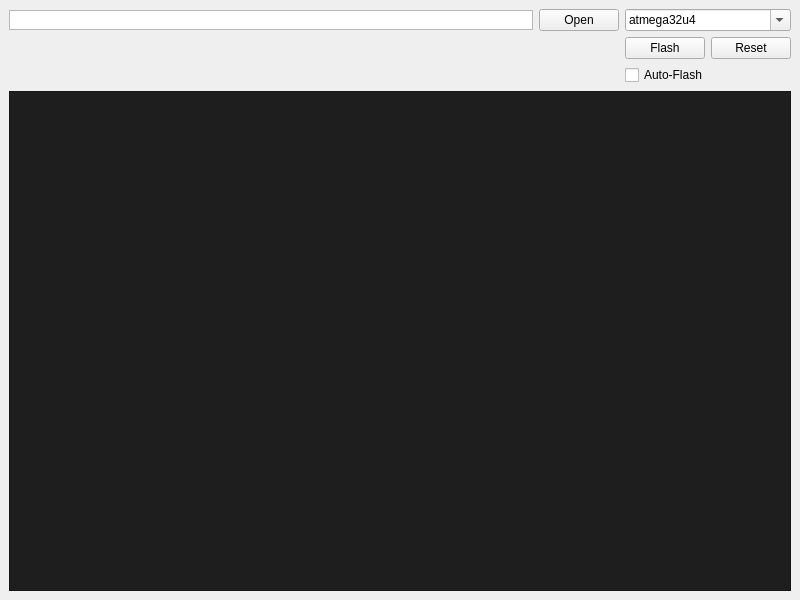
<?xml version="1.0" encoding="UTF-8"?>
<ui version="4.0">
 <class>MainWindow</class>
 <widget class="QMainWindow" name="MainWindow">
  <property name="geometry">
   <rect>
    <x>0</x>
    <y>0</y>
    <width>800</width>
    <height>600</height>
   </rect>
  </property>
  <property name="minimumSize">
   <size>
    <width>800</width>
    <height>600</height>
   </size>
  </property>
  <property name="windowTitle">
   <string>QMK PYBOX</string>
  </property>
  <widget class="QWidget" name="centralwidget">
   <layout class="QVBoxLayout" name="verticalLayout_5">
    <item>
     <layout class="QHBoxLayout" name="horizontalLayout_4">
      <item>
       <layout class="QVBoxLayout" name="verticalLayout_3">
        <item>
         <layout class="QHBoxLayout" name="horizontalLayout_3">
          <item>
           <widget class="QPlainTextEdit" name="file">
            <property name="maximumSize">
             <size>
              <width>16777215</width>
              <height>20</height>
             </size>
            </property>
            <property name="verticalScrollBarPolicy">
             <enum>Qt::ScrollBarAlwaysOff</enum>
            </property>
            <property name="horizontalScrollBarPolicy">
             <enum>Qt::ScrollBarAlwaysOff</enum>
            </property>
           </widget>
          </item>
          <item>
           <widget class="QPushButton" name="openButton">
            <property name="text">
             <string>Open</string>
            </property>
           </widget>
          </item>
         </layout>
        </item>
        <item>
         <spacer name="verticalSpacer">
          <property name="orientation">
           <enum>Qt::Vertical</enum>
          </property>
          <property name="sizeType">
           <enum>QSizePolicy::MinimumExpanding</enum>
          </property>
          <property name="sizeHint" stdset="0">
           <size>
            <width>20</width>
            <height>40</height>
           </size>
          </property>
         </spacer>
        </item>
       </layout>
      </item>
      <item>
       <layout class="QVBoxLayout" name="verticalLayout">
        <item>
         <widget class="QComboBox" name="mcuList">
          <property name="editable">
           <bool>true</bool>
          </property>
          <item>
           <property name="text">
            <string>atmega32u4</string>
           </property>
          </item>
          <item>
           <property name="text">
            <string>at90usb1286</string>
           </property>
          </item>
          <item>
           <property name="text">
            <string>atmega32u2</string>
           </property>
          </item>
          <item>
           <property name="text">
            <string>atmega16u2</string>
           </property>
          </item>
         </widget>
        </item>
        <item>
         <layout class="QHBoxLayout" name="horizontalLayout">
          <item>
           <widget class="QPushButton" name="flashButton">
            <property name="text">
             <string>Flash</string>
            </property>
           </widget>
          </item>
          <item>
           <widget class="QPushButton" name="resetButton">
            <property name="text">
             <string>Reset</string>
            </property>
           </widget>
          </item>
         </layout>
        </item>
        <item>
         <widget class="QCheckBox" name="afBox">
          <property name="text">
           <string>Auto-Flash</string>
          </property>
         </widget>
        </item>
       </layout>
      </item>
     </layout>
    </item>
    <item>
     <widget class="QTextBrowser" name="log">
      <property name="minimumSize">
       <size>
        <width>0</width>
        <height>500</height>
       </size>
      </property>
      <property name="maximumSize">
       <size>
        <width>16777215</width>
        <height>16777215</height>
       </size>
      </property>
      <property name="font">
       <font>
        <pointsize>12</pointsize>
       </font>
      </property>
      <property name="mouseTracking">
       <bool>false</bool>
      </property>
      <property name="autoFillBackground">
       <bool>true</bool>
      </property>
      <property name="styleSheet">
       <string notr="true">background-color:rgb(30, 30, 30);
color: rgb(230, 230, 230);
</string>
      </property>
      <property name="html">
       <string>&lt;!DOCTYPE HTML PUBLIC &quot;-//W3C//DTD HTML 4.0//EN&quot; &quot;http://www.w3.org/TR/REC-html40/strict.dtd&quot;&gt;
&lt;html&gt;&lt;head&gt;&lt;meta name=&quot;qrichtext&quot; content=&quot;1&quot; /&gt;&lt;style type=&quot;text/css&quot;&gt;
p, li { white-space: pre-wrap; }
&lt;/style&gt;&lt;/head&gt;&lt;body style=&quot; font-family:'MS Shell Dlg 2'; font-size:12pt; font-weight:400; font-style:normal;&quot;&gt;
&lt;p style=&quot;-qt-paragraph-type:empty; margin-top:0px; margin-bottom:0px; margin-left:0px; margin-right:0px; -qt-block-indent:0; text-indent:0px;&quot;&gt;&lt;br /&gt;&lt;/p&gt;&lt;/body&gt;&lt;/html&gt;</string>
      </property>
     </widget>
    </item>
   </layout>
   <zorder>horizontalLayoutWidget_3</zorder>
   <zorder>file</zorder>
   <zorder>log</zorder>
  </widget>
 </widget>
 <resources/>
 <connections>
  <connection>
   <sender>flashButton</sender>
   <signal>clicked()</signal>
   <receiver>log</receiver>
   <slot>reload()</slot>
   <hints>
    <hint type="sourcelabel">
     <x>654</x>
     <y>46</y>
    </hint>
    <hint type="destinationlabel">
     <x>637</x>
     <y>258</y>
    </hint>
   </hints>
  </connection>
  <connection>
   <sender>resetButton</sender>
   <signal>clicked()</signal>
   <receiver>log</receiver>
   <slot>reload()</slot>
   <hints>
    <hint type="sourcelabel">
     <x>735</x>
     <y>47</y>
    </hint>
    <hint type="destinationlabel">
     <x>741</x>
     <y>182</y>
    </hint>
   </hints>
  </connection>
  <connection>
   <sender>openButton</sender>
   <signal>clicked()</signal>
   <receiver>log</receiver>
   <slot>reload()</slot>
   <hints>
    <hint type="sourcelabel">
     <x>586</x>
     <y>26</y>
    </hint>
    <hint type="destinationlabel">
     <x>496</x>
     <y>147</y>
    </hint>
   </hints>
  </connection>
  <connection>
   <sender>afBox</sender>
   <signal>clicked()</signal>
   <receiver>log</receiver>
   <slot>reload()</slot>
   <hints>
    <hint type="sourcelabel">
     <x>664</x>
     <y>81</y>
    </hint>
    <hint type="destinationlabel">
     <x>673</x>
     <y>164</y>
    </hint>
   </hints>
  </connection>
 </connections>
</ui>
